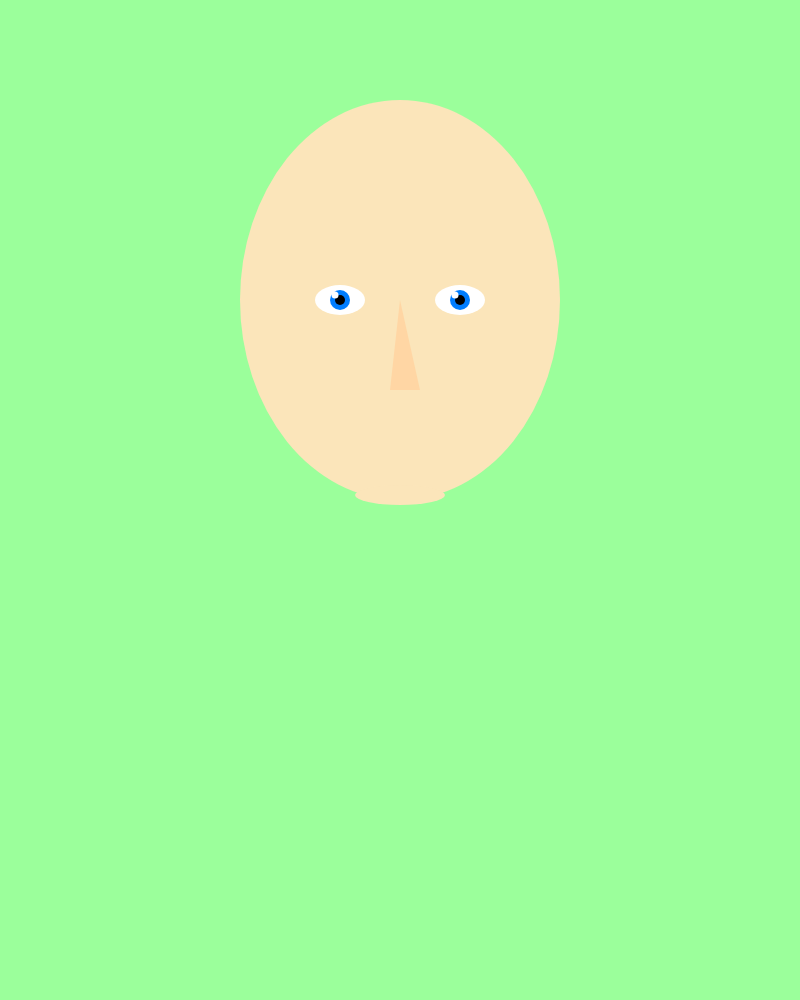
Frame 1 (no input)
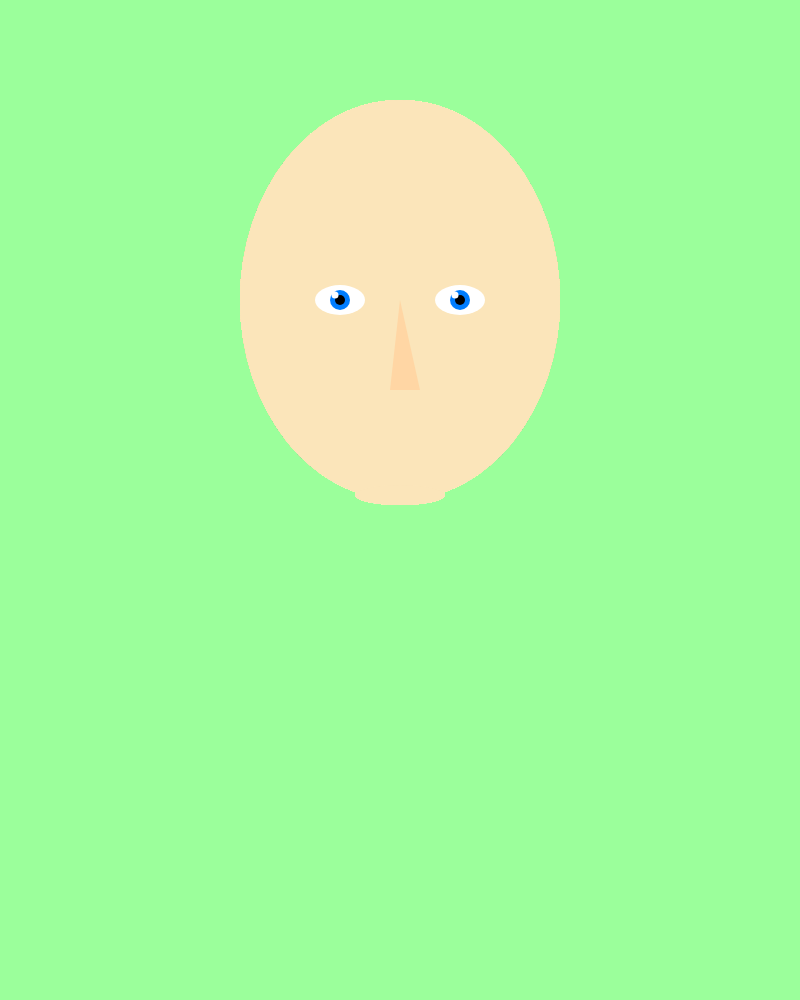
Frame 60 (no input)
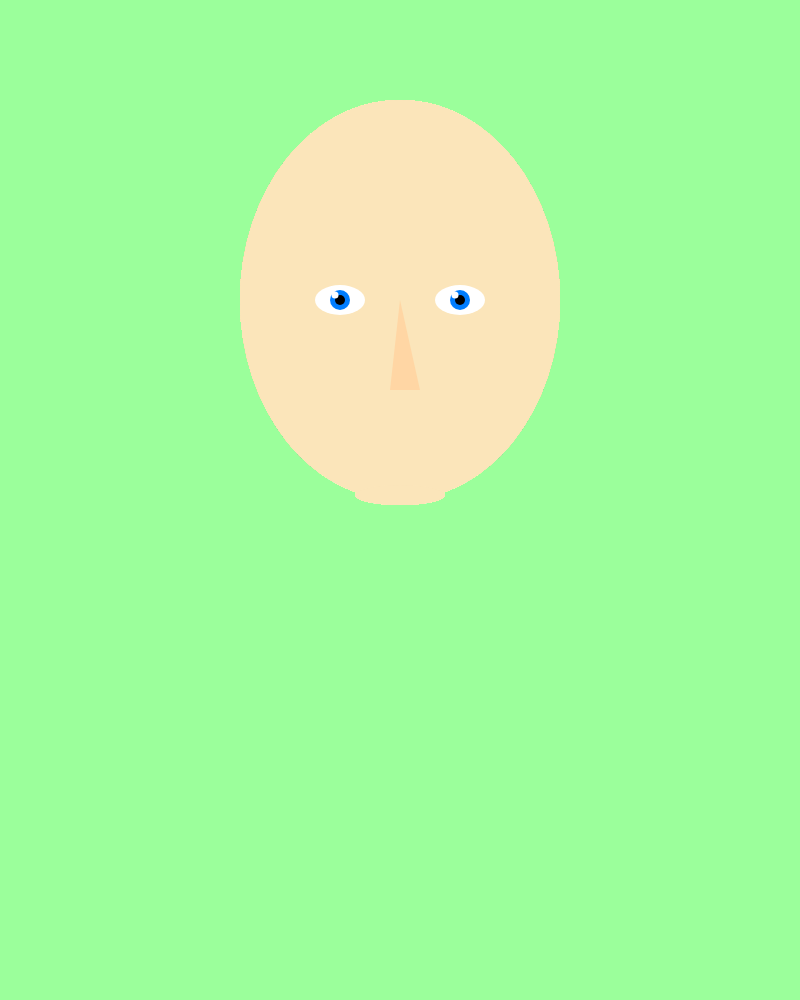
Frame 120 (the mouse pressed at the canvas centre since frame 60)

The p5.js sketch that drew these frames (run headless with seeded random() and noise() and a simulated clock; from frame 60 on, the mouse is pressed at the canvas centre):

// p5.js sketch
// ── sketch.js
function setup() {
  createCanvas (800,1000);
  background(155,255,155);
  textSize(140);
  noStroke();
  // put setup code here
}

function draw() {
  // put drawing code here
  fill (251,229,186);
  ellipse(400,300,320,400);
  ellipse(400,495,90,20);
  //eyes
  fill (255);
  ellipse(340,300,50,30);
  ellipse(460,300,50,30);
  fill(0,125,255);
  ellipse(340,300,20,20);
  ellipse(460,300,20,20);
  fill(0);
  ellipse(340,300,10,10);
  ellipse(460,300,10,10);
  fill(255);
  ellipse(335,295,7,7);
  ellipse(455,295,7,7);
  //nose
  fill(255,214,164);
  triangle(400, 300, 390, 390, 420, 390);
  
}
